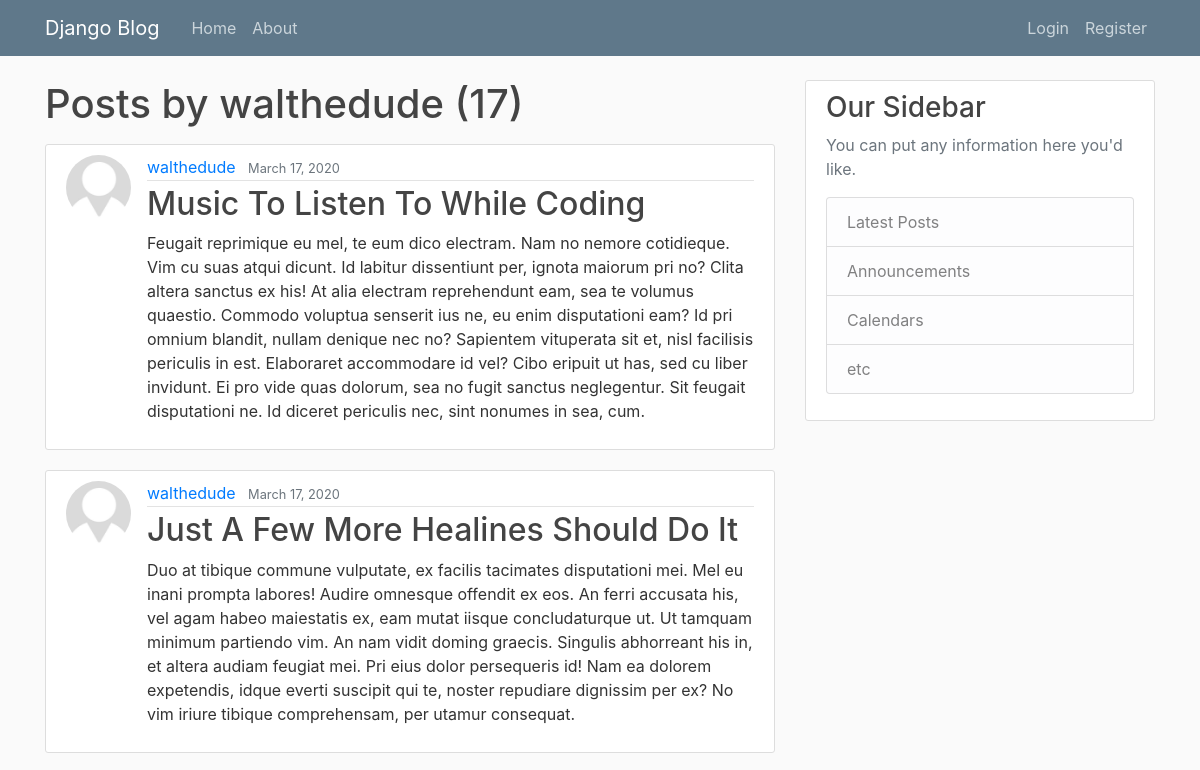
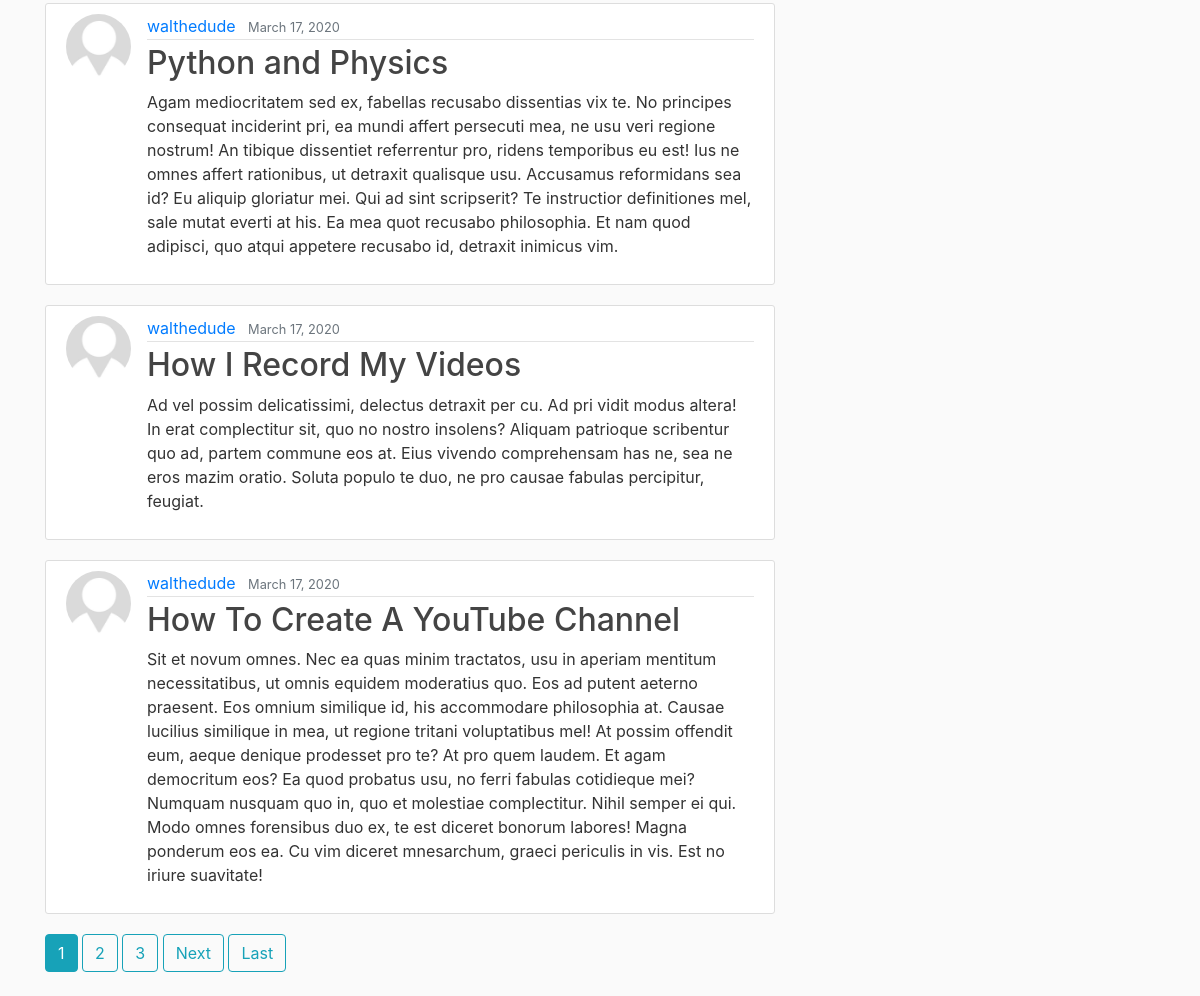
The page /user/walthedude on the database its author committed (2 pictures, top to bottom).
### blog/models.py (models this page shows, shortened)
class Post(models.Model):
    title = models.CharField(max_length=100)
    content = models.TextField()
    date_posted = models.DateTimeField(default=timezone.now)
    author = models.ForeignKey(User, on_delete=models.CASCADE)

### users/models.py (models this page shows, shortened)
class Profile(models.Model):
    user = models.OneToOneField(User, on_delete=models.CASCADE)
    image = models.ImageField(default='default.jpg', upload_to='profile_pics')

### blog/views.py (the view)
# urls.py: path('user/<str:username>', UserPostListView.as_view(), name='user-posts'),
class UserPostListView(ListView):
    model = Post
    template_name = 'blog/user_posts.html'  # <app>/<model>_<viewtype>.html
    context_object_name = 'posts'
    paginate_by = 5
    def get_queryset(self):
        user = get_object_or_404(User, username=self.kwargs.get('username'))
        return Post.objects.filter(author=user).order_by('-date_posted')

### blog/templates/blog/user_posts.html (shortened to what this page needs)
{% extends "blog/base.html" %}
{% block content %}
    <h1 class="mb-3">Posts by {{ view.kwargs.username }} ({{ page_obj.paginator.count }})</h1>
    {% for post in posts %}
        <article class="media content-section">
          <img class="rounded-circle article-img" src="{{ post.author.profile.image.url }}">
          <div class="media-body">
            <div class="article-metadata">
              <a class="mr-2" href="{% url 'user-posts' post.author.username %}">{{ post.author }}</a>
              <small class="text-muted">{{ post.date_posted|date:"F d, Y" }}</small>
            </div>
            <h2><a class="article-title" href="{% url 'post-detail' post.id %}">{{ post.title }}</a></h2>
            <p class="article-content">{{ post.content }}</p>
          </div>
        </article>
    {% endfor %}
    {% if is_paginated %}
      {% for num in page_obj.paginator.page_range %}
        {% if page_obj.number == num %}
          <a class="btn btn-info mb-4" href="?page={{ num }}">{{ num }}</a>
        {% elif num > page_obj.number|add:'-3' and num < page_obj.number|add:'3' %}
          <a class="btn btn-outline-info mb-4" href="?page={{ num }}">{{ num }}</a>
        {% endif %}
      {% endfor %}
      {% if page_obj.has_next %}
        <a class="btn btn-outline-info mb-4" href="?page={{ page_obj.next_page_number }}">Next</a>
        <a class="btn btn-outline-info mb-4" href="?page={{ page_obj.paginator.num_pages }}">Last</a>
      {% endif %}
    {% endif %}
{% endblock content %}

### blog/static/blog/main.css (style rules this page uses)
body { background: #fafafa; color: #333333; margin-top: 5rem; }
h1, h2, h3, h4, h5, h6 { color: #444444; }
.content-section { background: #ffffff; padding: 10px 20px; border: 1px solid #dddddd; border-radius: 3px; margin-bottom: 20px; }
.article-title { color: #444444; }
.article-content { white-space: pre-line; }
.article-img { height: 65px; width: 65px; margin-right: 16px; }
.article-metadata { padding-bottom: 1px; margin-bottom: 4px; border-bottom: 1px solid #e3e3e3 }

### rows shown on the page
Post: author.profile.image (placeholder picture), author "walthedude", date_posted "March 17, 2020", title "Music To Listen To While Coding", content "Feugait reprimique eu mel, te eum dico electram. Nam no nemore cotidieque. Vim cu suas atqui dicunt. Id labitur dissentiunt per, ignota maiorum pri no? Clita altera sanctus ex his! At alia electram reprehendunt eam, sea te volumus quaestio. Commodo voluptua senserit ius ne, eu enim disputationi eam? Id pri omnium blandit, nullam denique nec no? Sapientem vituperata sit et, nisl facilisis periculis in est. Elaboraret accommodare id vel? Cibo eripuit ut has, sed cu liber invidunt. Ei pro vide quas dolorum, sea no fugit sanctus neglegentur. Sit feugait disputationi ne. Id diceret periculis nec, sint nonumes in sea, cum."
Post: author.profile.image (placeholder picture), author "walthedude", date_posted "March 17, 2020", title "Just A Few More Healines Should Do It", content "Duo at tibique commune vulputate, ex facilis tacimates disputationi mei. Mel eu inani prompta labores! Audire omnesque offendit ex eos. An ferri accusata his, vel agam habeo maiestatis ex, eam mutat iisque concludaturque ut. Ut tamquam minimum partiendo vim. An nam vidit doming graecis. Singulis abhorreant his in, et altera audiam feugiat mei. Pri eius dolor persequeris id! Nam ea dolorem expetendis, idque everti suscipit qui te, noster repudiare dignissim per ex? No vim iriure tibique comprehensam, per utamur consequat."
Post: author.profile.image (placeholder picture), author "walthedude", date_posted "March 17, 2020", title "Python and Physics", content "Agam mediocritatem sed ex, fabellas recusabo dissentias vix te. No principes consequat inciderint pri, ea mundi affert persecuti mea, ne usu veri regione nostrum! An tibique dissentiet referrentur pro, ridens temporibus eu est! Ius ne omnes affert rationibus, ut detraxit qualisque usu. Accusamus reformidans sea id? Eu aliquip gloriatur mei. Qui ad sint scripserit? Te instructior definitiones mel, sale mutat everti at his. Ea mea quot recusabo philosophia. Et nam quod adipisci, quo atqui appetere recusabo id, detraxit inimicus vim."
Post: author.profile.image (placeholder picture), author "walthedude", date_posted "March 17, 2020", title "How I Record My Videos", content "Ad vel possim delicatissimi, delectus detraxit per cu. Ad pri vidit modus altera! In erat complectitur sit, quo no nostro insolens? Aliquam patrioque scribentur quo ad, partem commune eos at. Eius vivendo comprehensam has ne, sea ne eros mazim oratio. Soluta populo te duo, ne pro causae fabulas percipitur, feugiat."
Post: author.profile.image (placeholder picture), author "walthedude", date_posted "March 17, 2020", title "How To Create A YouTube Channel", content "Sit et novum omnes. Nec ea quas minim tractatos, usu in aperiam mentitum necessitatibus, ut omnis equidem moderatius quo. Eos ad putent aeterno praesent. Eos omnium similique id, his accommodare philosophia at. Causae lucilius similique in mea, ut regione tritani voluptatibus mel! At possim offendit eum, aeque denique prodesset pro te? At pro quem laudem. Et agam democritum eos? Ea quod probatus usu, no ferri fabulas cotidieque mei? Numquam nusquam quo in, quo et molestiae complectitur. Nihil semper ei qui. Modo omnes forensibus duo ex, te est diceret bonorum labores! Magna ponderum eos ea. Cu vim diceret mnesarchum, graeci periculis in vis. Est no iriure suavitate!"

### other values the page prints
{{ view.kwargs.username }} "walthedude"
{{ page_obj.paginator.count }} "17"
{{ num }} "1"
{{ num }} "2" "3"
